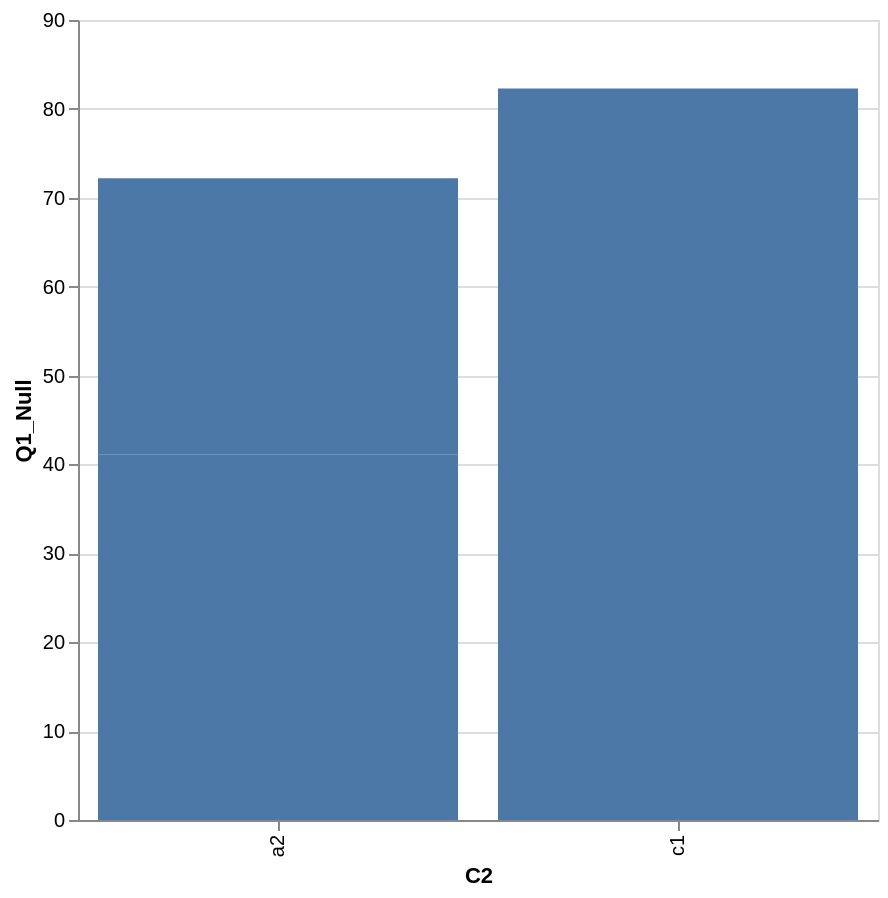

Here is the Vega-Lite specification saved for this chart:
### Vega specification from a JSON file in a GitHub repository (floating-point values rounded to 4 significant figures)
{"$schema": "https://vega.github.io/schema/vega/v6.json", "background": "white", "padding": 5, "width": 400, "height": 400, "style": "cell", "data": [{"name": "source_0", "values": [{"Q1_Null": null, "C2": "a1"}, {"Q1_Null": null, "C2": "b1"}, {"Q1_Null": 82.3, "C2": "c1"}, {"Q1_Null": 41.1, "C2": "a2"}, {"Q1_Null": 31.1, "C2": "a2"}]}, {"name": "data_0", "source": "source_0", "transform": [{"type": "stack", "groupby": ["C2"], "field": "Q1_Null", "sort": {"field": [], "order": []}, "as": ["Q1_Null_start", "Q1_Null_end"], "offset": "zero"}, {"type": "filter", "expr": "isValid(datum[\"Q1_Null\"]) && isFinite(+datum[\"Q1_Null\"])"}]}], "marks": [{"name": "layer_0_marks", "type": "rect", "style": ["bar"], "from": {"data": "data_0"}, "encode": {"update": {"fill": {"value": "#4c78a8"}, "opacity": [{"test": "false", "value": 0.2}], "ariaRoleDescription": {"value": "bar"}, "description": {"signal": "\"C2: \" + (isValid(datum[\"C2\"]) ? isArray(datum[\"C2\"]) ? join(datum[\"C2\"], ' ') : datum[\"C2\"] : \"\"+datum[\"C2\"]) + \"; Q1_Null: \" + (format(datum[\"Q1_Null\"], \"\"))"}, "x": {"scale": "x", "field": "C2"}, "width": {"signal": "max(0.25, bandwidth('x'))"}, "y": {"scale": "y", "field": "Q1_Null_end"}, "y2": {"scale": "y", "field": "Q1_Null_start"}}}}], "scales": [{"name": "x", "type": "band", "domain": {"data": "data_0", "field": "C2", "sort": true}, "range": [0, {"signal": "width"}], "paddingInner": 0.1, "paddingOuter": 0.05}, {"name": "y", "type": "linear", "domain": {"data": "data_0", "fields": ["Q1_Null_start", "Q1_Null_end"]}, "range": [{"signal": "height"}, 0], "nice": true, "zero": true}], "axes": [{"scale": "y", "orient": "left", "gridScale": "x", "grid": true, "tickCount": {"signal": "ceil(height/40)"}, "domain": false, "labels": false, "aria": false, "maxExtent": 0, "minExtent": 0, "ticks": false, "zindex": 0}, {"scale": "x", "orient": "bottom", "grid": false, "title": "C2", "labelAlign": "right", "labelAngle": 270, "labelBaseline": "middle", "zindex": 0}, {"scale": "y", "orient": "left", "grid": false, "title": "Q1_Null", "labelOverlap": true, "tickCount": {"signal": "ceil(height/40)"}, "zindex": 0}]}
